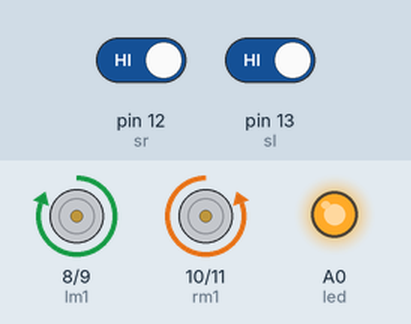
Simulated run of this sketch. Board: Arduino Uno, built with avr-gcc and run on an emulated ATmega328P. Parts: motor-driver pin pairs drawn as motors (green arrow = first pin HIGH = forward, orange = second pin HIGH = backward, longer = more drive), output pins drawn as LEDs (lit = HIGH). Inputs (shaded band) come from the test bench; at power-on: pin 13 (sl) HIGH, pin 12 (sr) HIGH.

Above: at 3.1 s.
3.2 s: pin 13 (sl) driven LOW
At 3.65 s:
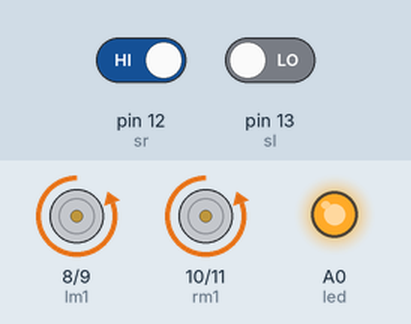
7.6 s: pin 12 (sr) driven LOW
At 8.9 s:
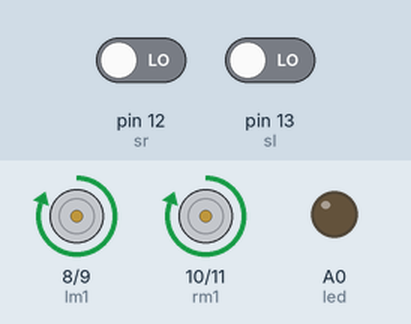
9.5 s: pin 12 (sr) driven HIGH
At 10.3 s:
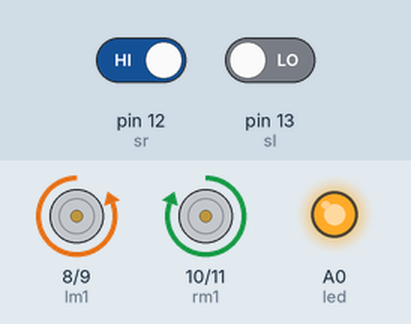
13.1 s: pin 13 (sl) driven HIGH
Timing chart, 0 to 17.6 s (numbered marks = the images above; inputs shaded):
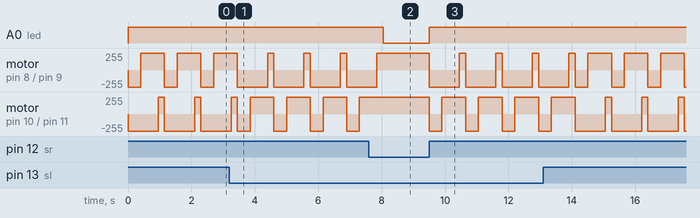

The sketch:

Edge_Detector___Avoider_Robot.ino
```cpp
//Author:Keerthan R Varma
//Edge Detector & Avoider Robot using IR sensors


int lm1=8; //left motor output 1
int lm2=9; //left motor output 2
int rm1=10;  //right motor output 1
int rm2=11;  //right motor output 2
int sl=13;    //sensor 1 input (left)
int sr=12;    //sensor 2 input (right)
int SlV=0;
int SrV=0;
int led=A0;
void setup()
{
 pinMode(lm1,OUTPUT);
 pinMode(lm2,OUTPUT);
 pinMode(rm1,OUTPUT);
 pinMode(rm2,OUTPUT);
 pinMode(led,OUTPUT);
 pinMode(sl,INPUT);
 pinMode(sr,INPUT);
sTOP();
}
void loop()
{
 SlV=digitalRead(sl);
 SrV=digitalRead(sr);
 if(SrV==LOW && SlV== LOW)
 {
   digitalWrite(led,LOW);
  ForWard();
   }
   if(SrV==HIGH && SlV== HIGH)
 {
   digitalWrite(led,HIGH);
  BackWard();
  delay(400);
  Right();
  delay(550);
  ForWard();
  delay(200);
   }
    if(SrV==LOW && SlV== HIGH)
 {
  digitalWrite(led,HIGH);
  BackWard();
  delay(400);
  Right();
  delay(550);
  ForWard();
  delay(200);
   }
    if(SrV==HIGH && SlV== LOW)
 {
  digitalWrite(led,HIGH);
  BackWard();
  delay(400);
  Left();
  delay(550);
  ForWard();
  delay(200);
   }
}
void ForWard()
 {
  digitalWrite(lm1,HIGH);
  digitalWrite(lm2,LOW);
  digitalWrite(rm1,HIGH);
  digitalWrite(rm2,LOW);
 }
 void BackWard()
 {
  digitalWrite(lm1,LOW);
  digitalWrite(lm2,HIGH);
  digitalWrite(rm1,LOW);
  digitalWrite(rm2,HIGH);
 }
 void Left()
 {
  digitalWrite(lm1,LOW);
  digitalWrite(lm2,HIGH);
  digitalWrite(rm1,HIGH);
  digitalWrite(rm2,LOW);
 }
 void Right()
 {
  digitalWrite(lm1,HIGH);
  digitalWrite(lm2,LOW);
  digitalWrite(rm1,LOW);
  digitalWrite(rm2,HIGH);
 }
   void sTOP()
 {
  digitalWrite(lm1,LOW);
  digitalWrite(lm2,LOW);
  digitalWrite(rm1,LOW);
  digitalWrite(rm2,LOW);
 }
```

Measured:
- after the input at 7.6 s, A0 (led): HIGH → LOW after 0.45 s; motor on pin 8 (lm1) / pin 9 (lm2): goes on until 7.9 s, then stays forward 255/255; motor on pin 10 (rm1) / pin 11 (rm2): stays forward 255/255 (without the input it goes to backward 255/255 after 0.45 s)
- after the input at 9.5 s, A0 (led): LOW → HIGH at once; motor on pin 8 (lm1) / pin 9 (lm2): alternates forward 255/255 for 0.20 s and backward 255/255 for 0.95 s, starting at once; motor on pin 10 (rm1) / pin 11 (rm2): alternates forward 255/255 for 0.75 s and backward 255/255 for 0.40 s, starting at once
- by itself, motor on pin 8 (lm1) / pin 9 (lm2): alternates forward 255/255 for 0.20 s and backward 255/255 for 0.95 s
- by itself, motor on pin 10 (rm1) / pin 11 (rm2): repeats every 1.2 s: backward 255/255 0.40 s, forward 255/255 0.75 s
